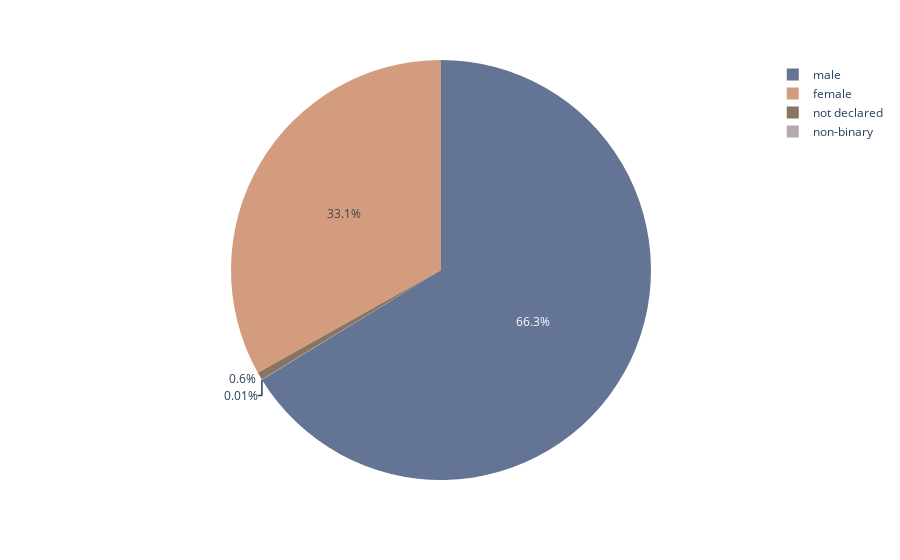

Source (notebook cell):
### Markdown cell above
### Visualization

The first visualization is a very simple one. We used this pie chart to visually break down the difference between genders and to underline the presence of non-binary and art historians which gender is not declared.

### Code cell
fig = px.pie(df, values='Percents', names='Gender',color= 'Gender', color_discrete_map={'female': '#d49c7f', 'male': '#647494', 'not declared':'#887561', 'non-binary':'#b5a9ac'})

fig.update_layout(autosize=True)

fig.show()

fig.write_html("./general_overview.html")

### Figure 1 — Plotly figure (JSON) as saved in the notebook; plotly's stock layout.template omitted (floating-point values rounded to 4 significant figures)
{"data": [{"customdata": [["female"], ["male"], ["non-binary"], ["not declared"]], "domain": {"x": [0, 1], "y": [0, 1]}, "hovertemplate": "Gender=%{customdata[0]}<br>Percents=%{value}<extra></extra>", "labels": ["female", "male", "non-binary", "not declared"], "legendgroup": "", "marker": {"colors": ["#d49c7f", "#647494", "#b5a9ac", "#887561"]}, "name": "", "showlegend": true, "type": "pie", "values": [33.14, 66.25, 0.01, 0.6]}], "layout": {"autosize": true, "legend": {"tracegroupgap": 0}, "margin": {"t": 60}, "plot_bgcolor": "#9fbfde"}}
